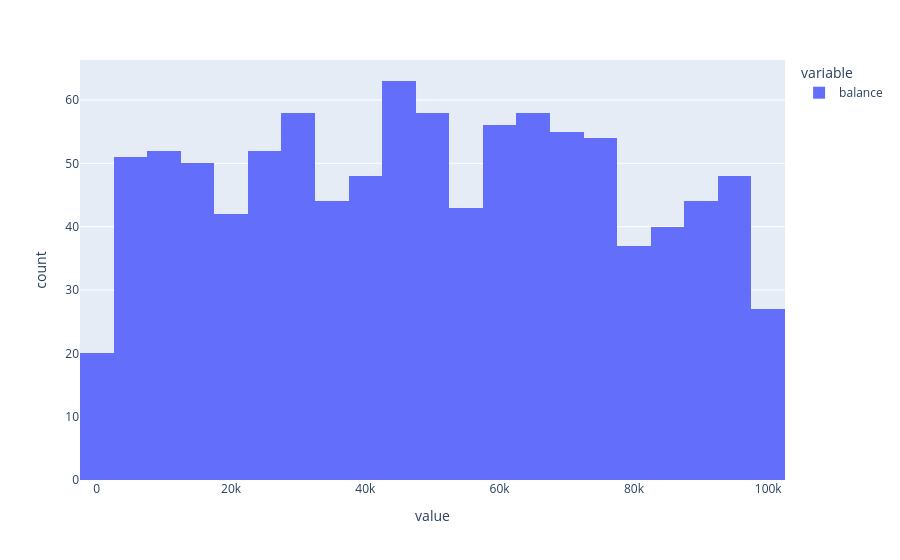

Write notebook code for a chart like this one.
### Code cell
px.histogram(merged_data["balance"])

### Figure 1 — Plotly figure (JSON) as saved in the notebook; plotly's stock layout.template omitted (floating-point values rounded to 4 significant figures; data arrays with more than 128 entries replaced by an {"elided": "..."} marker saying what was removed)
{"data": [{"bingroup": "x", "hovertemplate": "variable=balance<br>value=%{x}<br>count=%{y}<extra></extra>", "legendgroup": "balance", "marker": {"color": "#636efa", "pattern": {"shape": ""}}, "name": "balance", "orientation": "v", "showlegend": true, "type": "histogram", "x": {"elided": "1000 float values"}, "xaxis": "x", "yaxis": "y"}], "layout": {"barmode": "relative", "legend": {"title": {"text": "variable"}, "tracegroupgap": 0}, "margin": {"t": 60}, "xaxis": {"anchor": "y", "domain": [0.0, 1.0], "title": {"text": "value"}}, "yaxis": {"anchor": "x", "domain": [0.0, 1.0], "title": {"text": "count"}}}}
